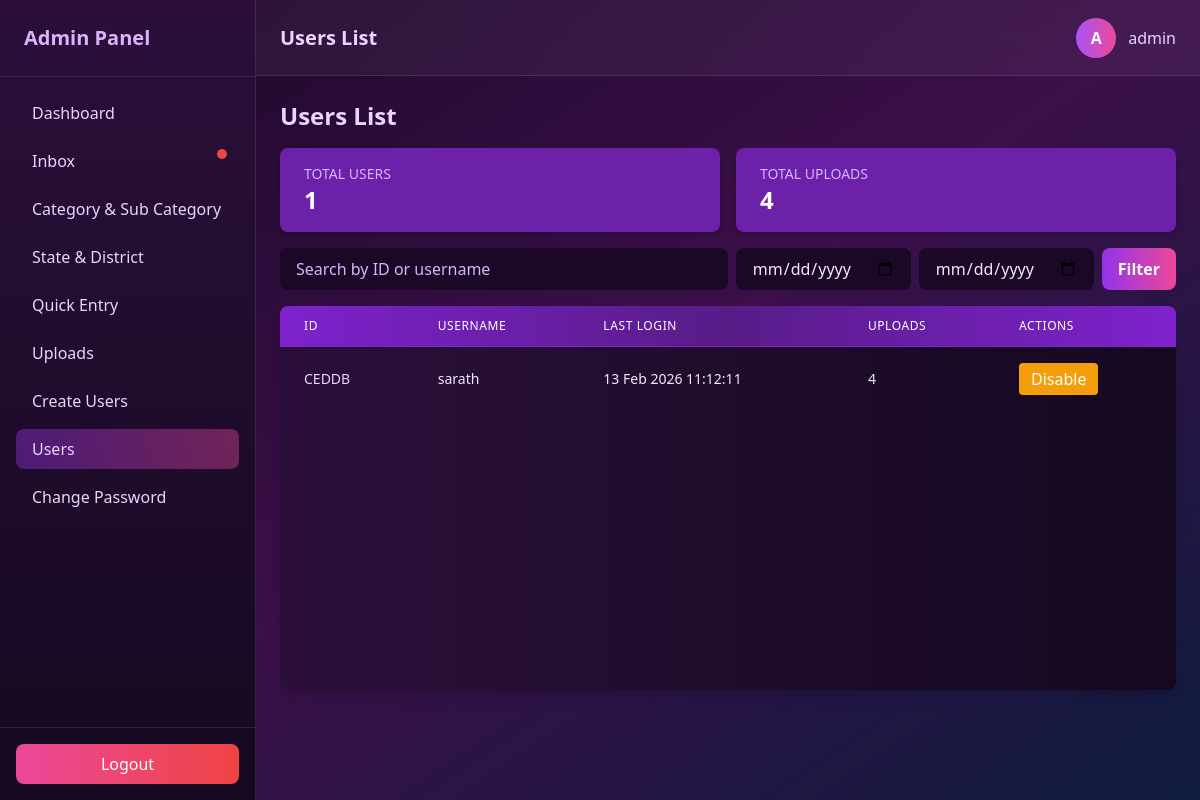
Screenshot of /userlist (signed in) with the database file from the repository.
### data/models.py (models this page shows, shortened)
class Userlogin(models.Model):
    id = models.CharField(
        max_length=5,  # C + 4 chars max
        primary_key=True,
        editable=False
    )
    username = models.CharField(max_length=100)
    password = models.CharField(max_length=100)
    last_login = models.DateTimeField(default=timezone.now)
    is_active = models.BooleanField(default=True)  # Add this field

### data/views.py (the view, shortened to what this page needs)
# urls.py: path('userlist',views.userlist, name='userlist'),
@never_cache
@login_required(login_url='/login/')
@user_passes_test(lambda u: u.is_superuser)
def userlist(request):
    users = Userlogin.objects.all().order_by('-last_login')  # all users
    search_query = request.GET.get('search', '')
    if search_query:
        users = users.filter(Q(username__icontains=search_query) | Q(id__icontains=search_query))
    start_date = request.GET.get('start_date')
    end_date = request.GET.get('end_date')
    if start_date:
        users = users.filter(last_login__date__gte=parse_date(start_date))
    if end_date:
        users = users.filter(last_login__date__lte=parse_date(end_date))
    users = users.annotate(upload_count=Count('uploads'))
    context = {
        'users': users,
        'total_users': users.count(),
        'total_uploads': Upload.objects.count(),
        'search_query': search_query,
        'start_date': start_date,
        'end_date': end_date
    }
    return render(request, 'userlist.html', context)

### data/templates/userlist.html (shortened to what this page needs)
<!DOCTYPE html>
<html lang="en">
<head>
  <script src="https://cdn.tailwindcss.com"></script>
  <link rel="stylesheet" href="https://cdnjs.cloudflare.com/ajax/libs/font-awesome/7.0.1/css/all.min.css" />
</head>
<body class="min-h-screen flex text-white bg-gradient-to-br from-[#1a0826] via-[#3b0f4a] to-[#0f1c3f]">
<aside class="w-64 hidden md:flex flex-col h-screen sticky top-0 bg-gradient-to-b from-[#2b0f3a] to-[#14091f] border-r border-white/10">
  <div class="p-6 text-xl font-bold text-purple-300 border-b border-white/10">Admin Panel</div>
  <nav class="flex-1 p-4 space-y-2 text-purple-200">
     <a href="{% url 'dashboard' %}" class="flex items-center gap-3 px-4 py-2 rounded-lg hover:bg-white/10">
      Dashboard
    </a>
      <a href="{% url 'inbox' %}"
   class="relative flex items-center gap-3 px-4 py-2 rounded-lg hover:bg-white/10">
  Inbox
  <span id="unreadDot"
        class="hidden absolute top-2 right-3 w-2.5 h-2.5 bg-red-500 rounded-full">
  </span>
</a>
    <a href="{% url 'category' %}" class="flex items-center gap-3 px-4 py-2 rounded-lg hover:bg-white/10">
      Category & Sub Category
    </a>
    <a href="{% url 'state_district' %}" class="flex items-center gap-3 px-4 py-2 rounded-lg hover:bg-white/10">
     State & District
    </a>
    <a href="{% url 'data' %}" class="flex items-center gap-3 px-4 py-2 rounded-lg hover:bg-white/10">
    Quick Entry
    </a>
      <a href="{% url 'data_list' %}" class="flex items-center gap-3 px-4 py-2 rounded-lg hover:bg-white/10">
    Uploads
    </a>
      <a href="{% url 'usercreate' %}" class="flex items-center gap-3 px-4 py-2 rounded-lg hover:bg-white/10">
   Create Users
    </a>
       <a href="{% url 'userlist' %}" class="flex items-center gap-3 px-4 py-2 rounded-lg
              bg-gradient-to-r from-purple-600/40 to-pink-500/40">
   Users
    </a>
      <a href="{% url 'superuser_change_password' %}" class="flex items-center gap-3 px-4 py-2 rounded-lg hover:bg-white/10">
  Change Password
    </a>
  </nav>
  <div class="p-4 border-t border-white/10">
    <a href="{% url 'superuser_logout' %}" class="block text-center bg-gradient-to-r from-pink-500 to-red-500 text-white py-2 rounded-lg hover:opacity-90">Logout</a>
  </div>
</aside>
<div class="flex-1 flex flex-col">
<header class="px-6 h-[4.78rem] flex justify-between items-center sticky top-0 z-40 bg-white/5 backdrop-blur-xl border-b border-white/10">
  <h1 class="text-xl font-semibold text-purple-200">Users List</h1>
  <div class="flex items-center gap-3">
    <div class="w-10 h-10 rounded-full bg-gradient-to-r from-purple-500 to-pink-500 flex items-center justify-center font-bold">
      {{ request.user.username|first|upper }}
    </div>
    <span class="text-purple-200 font-medium">{{ request.user.username }}</span>
  </div>
</header>
<main class="flex justify-center items-start min-h-[calc(100vh-4.78rem)] p-6">
  <div class="w-full max-w-6xl">
    <h2 class="text-2xl font-bold text-purple-200 mb-4">Users List</h2>
    <div class="flex flex-wrap gap-4 mb-4">
      <div class="bg-purple-800 text-white rounded-lg px-6 py-4 shadow-md flex-1">
        <h3 class="text-sm font-medium uppercase text-purple-300">Total Users</h3>
        <p class="text-2xl font-bold">{{ total_users }}</p>
      </div>
      <div class="bg-purple-800 text-white rounded-lg px-6 py-4 shadow-md flex-1">
        <h3 class="text-sm font-medium uppercase text-purple-300">Total Uploads</h3>
        <p class="text-2xl font-bold">{{ total_uploads }}</p>
      </div>
    </div>
    <div class="flex flex-col sm:flex-row gap-4 mb-4">
      <form method="get" class="flex flex-col sm:flex-row gap-2 w-full" id="filterForm">
        <input type="text" name="search" placeholder="Search by ID or username"
               value="{{ search_query }}" id="searchInput"
               class="px-4 py-2 rounded-lg bg-[#1a0826] text-purple-100 placeholder-purple-300 focus:outline-none focus:ring-2 focus:ring-purple-500 flex-1" />
        <input type="date" name="start_date" value="{{ start_date }}" id="startDate"
               class="px-4 py-2 rounded-lg bg-[#1a0826] text-purple-100 placeholder-purple-300 focus:outline-none focus:ring-2 focus:ring-purple-500" />
        <input type="date" name="end_date" value="{{ end_date }}" id="endDate"
               class="px-4 py-2 rounded-lg bg-[#1a0826] text-purple-100 placeholder-purple-300 focus:outline-none focus:ring-2 focus:ring-purple-500" />
        <button type="submit"
                class="px-4 py-2 bg-gradient-to-r from-purple-600 to-pink-500 rounded-lg text-white font-semibold hover:opacity-90 transition">
          Filter
        </button>
      </form>
    </div>
<div class="overflow-y-auto h-96 rounded-lg shadow-lg bg-gradient-to-r from-[#2b0f3a] to-[#14091f] scrollbar-hide">
  <table class="min-w-full divide-y divide-purple-700">
    <thead class="bg-gradient-to-r from-purple-700 via-purple-900 to-purple-700 sticky top-0 z-10">
      <tr>
        <th class="px-6 py-3 text-left text-xs font-medium text-white uppercase tracking-wider">ID</th>
        <th class="px-6 py-3 text-left text-xs font-medium text-white uppercase tracking-wider">Username</th>
        <th class="px-6 py-3 text-left text-xs font-medium text-white uppercase tracking-wider">Last Login</th>
        <th class="px-6 py-3 text-left text-xs font-medium text-white uppercase tracking-wider">Uploads</th>
        <th class="px-6 py-3 text-left text-xs font-medium text-white uppercase tracking-wider">Actions</th>
      </tr>
    </thead>
    <tbody class="divide-y divide-purple-800" id="usersTableBody">
      {% for user in users %}
      <tr id="user-row-{{ user.id }}" class="hover:bg-purple-800 transition-colors duration-200">
        <td class="px-6 py-4 whitespace-nowrap text-sm font-medium text-purple-200">{{ user.id }}</td>
        <td class="px-6 py-4 whitespace-nowrap text-sm text-purple-100">{{ user.username }}</td>
        <td class="px-6 py-4 whitespace-nowrap text-sm text-purple-100">{{ user.last_login|date:"d M Y H:i:s" }}</td>
        <td class="px-6 py-4 whitespace-nowrap text-sm text-purple-100">{{ user.upload_count }}</td>
        <td class="px-6 py-4">
    <button onclick="toggleUser('{{ user.id }}', {{ user.is_active|yesno:'true,false' }})"
            class="px-3 py-1 rounded text-white transition"
            style="background-color: {{ user.is_active|yesno:'#f59e0b,#10b981' }};">
      {{ user.is_active|yesno:'Disable,Enable' }}
    </button>
  </td>
      </tr>
      {% empty %}
      <tr>
        <td colspan="5" class="px-6 py-4 text-center text-purple-300">No users found.</td>
      </tr>
      {% endfor %}
    </tbody>
  </table>
</div>
  </div>
</main>
</div>
</body>
</html>

### data/templates/userlist.html (style rules this page uses)
.scrollbar-hide { -ms-overflow-style: none; scrollbar-width: none; }

### rows the page displays
Userlogin: id "CEDDB", username "sarath", last_login "13 Feb 2026 11:12:11", upload_count "4", is_active "Disable"

### other values shown
{{ request.user.username|first|upper }} "A"
{{ request.user.username }} "admin"
{{ total_users }} "1"
{{ total_uploads }} "4"
